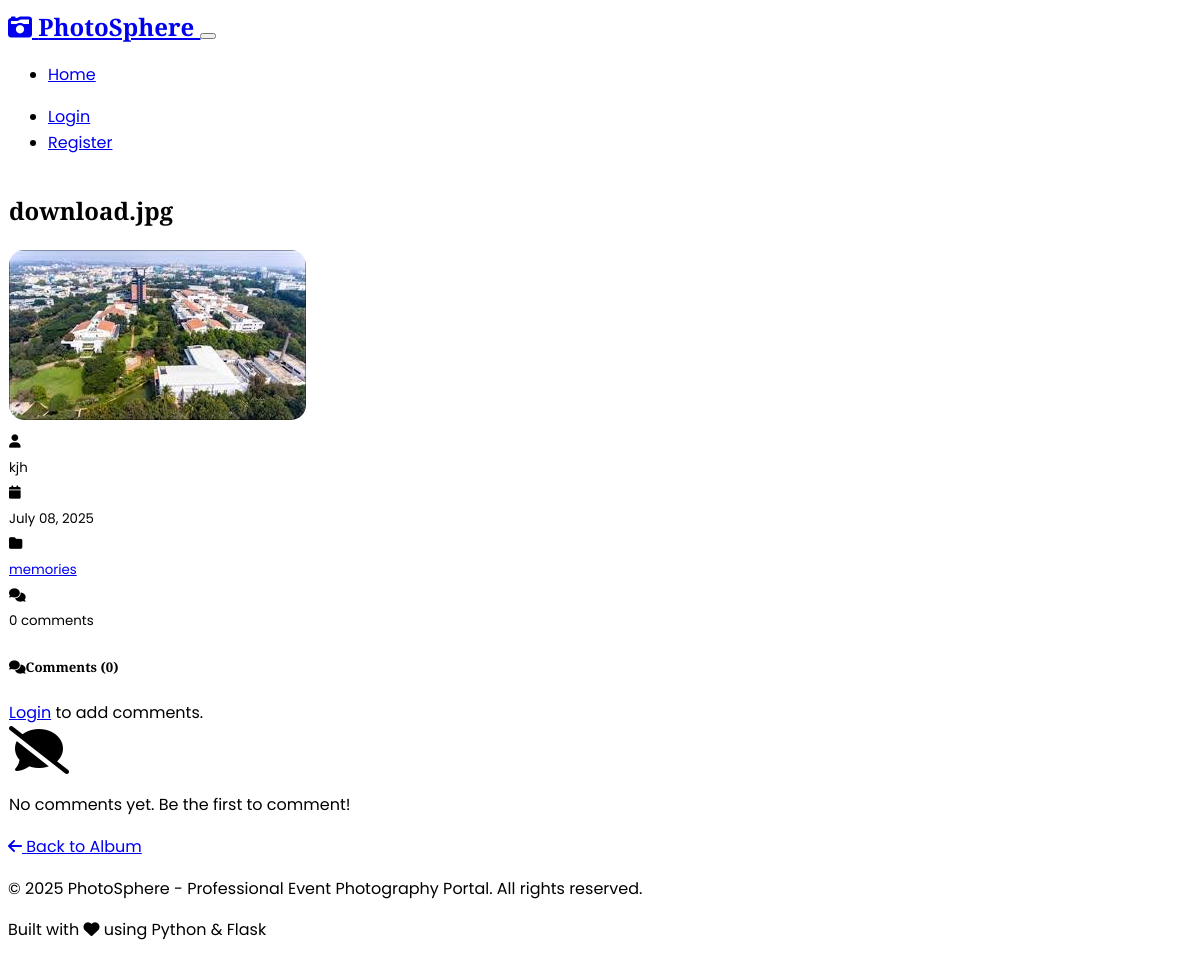
The page /photo/2 on the database its author committed.
### models.py (models this page shows, shortened)
class Photo(db.Model):
    id = db.Column(db.Integer, primary_key=True)
    filename = db.Column(db.String(100), nullable=False)
    original_filename = db.Column(db.String(100), nullable=False)
    title = db.Column(db.String(100), nullable=False)
    description = db.Column(Text)
    album_id = db.Column(db.Integer, db.ForeignKey('album.id'), nullable=False)
    uploaded_by = db.Column(db.Integer, db.ForeignKey('user.id'), nullable=False)
    upload_date = db.Column(db.DateTime, default=datetime.utcnow)
    file_size = db.Column(db.Integer)
    mime_type = db.Column(db.String(50))
    comments = db.relationship('Comment', backref='photo', lazy=True, cascade='all, delete-orphan')

class User(UserMixin, db.Model):
    id = db.Column(db.Integer, primary_key=True)
    username = db.Column(db.String(64), unique=True, nullable=False)
    email = db.Column(db.String(120), unique=True, nullable=False)
    password_hash = db.Column(db.String(256), nullable=False)
    role = db.Column(db.String(20), default='user')  # 'user', 'admin'
    created_at = db.Column(db.DateTime, default=datetime.utcnow)
    albums = db.relationship('Album', backref='creator', lazy=True)
    photos = db.relationship('Photo', backref='uploader', lazy=True)
    comments = db.relationship('Comment', backref='author', lazy=True)

class Album(db.Model):
    id = db.Column(db.Integer, primary_key=True)
    title = db.Column(db.String(100), nullable=False)
    description = db.Column(Text)
    date = db.Column(db.DateTime, default=datetime.utcnow)
    created_by = db.Column(db.Integer, db.ForeignKey('user.id'), nullable=False)
    visibility = db.Column(db.String(20), default='public')  # 'public', 'private'
    created_at = db.Column(db.DateTime, default=datetime.utcnow)
    photos = db.relationship('Photo', backref='album', lazy=True, cascade='all, delete-orphan')

### routes.py (the view)
@app.route('/photo/<int:photo_id>')
def view_photo(photo_id):
    photo = Photo.query.get_or_404(photo_id)
    if photo.album.visibility == 'private' and (not current_user.is_authenticated or
                                               (current_user.id != photo.album.created_by and current_user.role != 'admin')):
        flash('You do not have permission to view this photo.', 'error')
        return redirect(url_for('index'))
    comments = Comment.query.filter_by(photo_id=photo_id).order_by(Comment.created_at.desc()).all()
    return render_template('photo.html', photo=photo, comments=comments)

### templates/photo.html (shortened to what this page needs)
{% extends "base.html" %}
{% block content %}
<div class="container">
    <div class="row">
        <div class="col-lg-8">
            <div class="glass-card mb-4" data-aos="fade-up">
                <div class="p-4">
                    <h2 class="fw-bold mb-3">{{ photo.title }}</h2>
                    <div class="text-center mb-4">
                        <img src="{{ url_for('uploaded_file', filename=photo.filename) }}"
                             class="img-fluid rounded shadow-lg"
                             alt="{{ photo.title }}"
                             style="max-height: 600px; border-radius: 15px;">
                    </div>
                    <div class="row text-center">
                        <div class="col-md-3">
                            <small class="text-muted">
                                <i class="fas fa-user"></i><br>
                                {{ photo.uploader.username }}
                            </small>
                        </div>
                        <div class="col-md-3">
                            <small class="text-muted">
                                <i class="fas fa-calendar"></i><br>
                                {{ photo.upload_date.strftime('%B %d, %Y') }}
                            </small>
                        </div>
                        <div class="col-md-3">
                            <small class="text-muted">
                                <i class="fas fa-folder"></i><br>
                                <a href="{{ url_for('view_album', album_id=photo.album.id) }}">{{ photo.album.title }}</a>
                            </small>
                        </div>
                        <div class="col-md-3">
                            <small class="text-muted">
                                <i class="fas fa-comments"></i><br>
                                {{ comments|length }} comments
                            </small>
                        </div>
                    </div>
                </div>
            </div>
        </div>
        <div class="col-lg-4">
            <div class="glass-card h-100" data-aos="fade-left">
                <div class="p-4">
                    <h5 class="fw-bold mb-4">
                        <i class="fas fa-comments me-2"></i>Comments ({{ comments|length }})
                    </h5>
                    {% if current_user.is_authenticated %}
                    <form method="POST" action="{{ url_for('add_comment') }}" class="mb-4">
                        <input type="hidden" name="photo_id" value="{{ photo.id }}">
                        <div class="mb-3">
                            <textarea name="comment_text" class="form-control" rows="3"
                                      placeholder="Add a comment..." required
                                      style="border-radius: 10px; border: 2px solid rgba(255,255,255,0.1);"></textarea>
                        </div>
                        <button type="submit" class="btn btn-gradient w-100">
                            <i class="fas fa-paper-plane me-2"></i>Post Comment
                        </button>
                    </form>
                    {% else %}
                    <div class="alert alert-info">
                        <a href="{{ url_for('login') }}">Login</a> to add comments.
                    </div>
                    {% endif %}
                    <div class="comments-list" style="max-height: none; overflow-y: visible;">
                        {% if not comments %}
                        <div class="text-center py-4">
                            <i class="fas fa-comment-slash fa-3x text-muted mb-3"></i>
                            <p class="text-muted">No comments yet. Be the first to comment!</p>
                        </div>
                        {% endif %}
                    </div>
                </div>
            </div>
        </div>
    </div>
    <div class="row mt-4">
        <div class="col-12">
            <nav aria-label="Photo navigation">
                <div class="d-flex justify-content-between">
                    <a href="{{ url_for('view_album', album_id=photo.album.id) }}" class="btn btn-secondary">
                        <i class="fas fa-arrow-left"></i> Back to Album
                    </a>
                </div>
            </nav>
        </div>
    </div>
</div>
{% endblock %}

### static/css/style.css (style rules this page uses)
body { font-family: 'Poppins', sans-serif; line-height: 1.6; scroll-behavior: smooth; }
h1, h2, h3, h4, h5, h6 { font-family: 'Playfair Display', serif; font-weight: 600; }
.glass-card { background: rgba(255, 255, 255, 0.1); backdrop-filter: blur(10px); border: 1px solid rgba(255, 255, 255, 0.2); border-radius: 20px; transition: all 0.3s ease; }
.comments-list { max-height: 400px; overflow-y: auto; }

### rows shown on the page
Photo: title "download.jpg", filename (picture), upload_date "July 08, 2025"
User: uploader.username "kjh"
Album: album "memories"

### other values the page prints
{{ comments|length }} "0"
